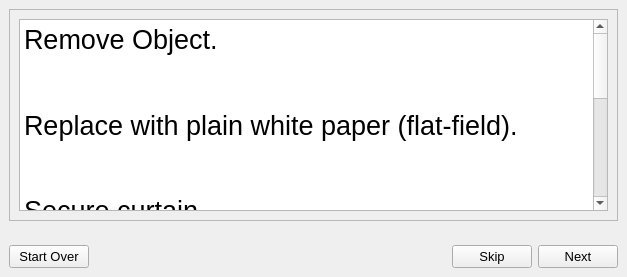
                 <widget class="QWidget" name="flatsStep0">
                  <layout class="QVBoxLayout" name="verticalLayout_27">
                   <property name="leftMargin">
                    <number>0</number>
                   </property>
                   <property name="topMargin">
                    <number>0</number>
                   </property>
                   <property name="rightMargin">
                    <number>0</number>
                   </property>
                   <property name="bottomMargin">
                    <number>0</number>
                   </property>
                   <item>
                    <widget class="QWidget" name="flatsStep0Main" native="true">
                     <property name="sizePolicy">
                      <sizepolicy hsizetype="Preferred" vsizetype="Preferred">
                       <horstretch>0</horstretch>
                       <verstretch>8</verstretch>
                      </sizepolicy>
                     </property>
                     <layout class="QGridLayout" name="gridLayout_15">
                      <property name="leftMargin">
                       <number>9</number>
                      </property>
                      <property name="topMargin">
                       <number>9</number>
                      </property>
                      <property name="rightMargin">
                       <number>9</number>
                      </property>
                      <item row="1" column="0">
                       <widget class="QFrame" name="flatsInfoFrame">
                        <property name="sizePolicy">
                         <sizepolicy hsizetype="Preferred" vsizetype="Preferred">
                          <horstretch>1</horstretch>
                          <verstretch>0</verstretch>
                         </sizepolicy>
                        </property>
                        <property name="frameShape">
                         <enum>QFrame::StyledPanel</enum>
                        </property>
                        <property name="frameShadow">
                         <enum>QFrame::Raised</enum>
                        </property>
                        <layout class="QVBoxLayout" name="verticalLayout_44">
                         <item>
                          <widget class="QTextEdit" name="flatsInfo">
                           <property name="sizePolicy">
                            <sizepolicy hsizetype="Expanding" vsizetype="Expanding">
                             <horstretch>0</horstretch>
                             <verstretch>0</verstretch>
                            </sizepolicy>
                           </property>
                           <property name="html">
                            <string>&lt;!DOCTYPE HTML PUBLIC &quot;-//W3C//DTD HTML 4.0//EN&quot; &quot;http://www.w3.org/TR/REC-html40/strict.dtd&quot;&gt;
&lt;html&gt;&lt;head&gt;&lt;meta name=&quot;qrichtext&quot; content=&quot;1&quot; /&gt;&lt;meta charset=&quot;utf-8&quot; /&gt;&lt;style type=&quot;text/css&quot;&gt;
p, li { white-space: pre-wrap; }
hr { height: 1px; border-width: 0; }
li.unchecked::marker { content: &quot;\2610&quot;; }
li.checked::marker { content: &quot;\2612&quot;; }
&lt;/style&gt;&lt;/head&gt;&lt;body style=&quot; font-family:'Segoe UI'; font-size:9pt; font-weight:400; font-style:normal;&quot;&gt;
&lt;p style=&quot; margin-top:0px; margin-bottom:0px; margin-left:0px; margin-right:0px; -qt-block-indent:0; text-indent:0px; line-height:138%;&quot;&gt;&lt;a name=&quot;docs-internal-guid-ef9d6bfb-7fff-ea9b-18c3-831d393fd997&quot;&gt;&lt;/a&gt;&lt;span style=&quot; font-family:'Arial'; font-size:20pt; color:#000000; background-color:transparent;&quot;&gt;R&lt;/span&gt;&lt;span style=&quot; font-family:'Arial'; font-size:20pt; color:#000000; background-color:transparent;&quot;&gt;emove Object.&lt;/span&gt;&lt;/p&gt;
&lt;p style=&quot;-qt-paragraph-type:empty; margin-top:0px; margin-bottom:0px; margin-left:0px; margin-right:0px; -qt-block-indent:0; text-indent:0px; line-height:138%; font-family:'Arial'; font-size:20pt; color:#000000;&quot;&gt;&lt;br /&gt;&lt;/p&gt;
&lt;p style=&quot; margin-top:0px; margin-bottom:0px; margin-left:0px; margin-right:0px; -qt-block-indent:0; text-indent:0px; line-height:138%;&quot;&gt;&lt;a name=&quot;docs-internal-guid-ef9d6bfb-7fff-ea9b-18c3-831d393fd997&quot;&gt;&lt;/a&gt;&lt;span style=&quot; font-family:'Arial'; font-size:20pt; color:#000000; background-color:transparent;&quot;&gt;R&lt;/span&gt;&lt;span style=&quot; font-family:'Arial'; font-size:20pt; color:#000000; background-color:transparent;&quot;&gt;eplace with plain white paper (flat-field).&lt;/span&gt;&lt;/p&gt;
&lt;p style=&quot;-qt-paragraph-type:empty; margin-top:0px; margin-bottom:0px; margin-left:0px; margin-right:0px; -qt-block-indent:0; text-indent:0px; line-height:138%; font-family:'Arial'; font-size:20pt; color:#000000;&quot;&gt;&lt;br /&gt;&lt;/p&gt;
&lt;p style=&quot; margin-top:0px; margin-bottom:0px; margin-left:0px; margin-right:0px; -qt-block-indent:0; text-indent:0px; line-height:138%;&quot;&gt;&lt;a name=&quot;docs-internal-guid-ef9d6bfb-7fff-ea9b-18c3-831d393fd997&quot;&gt;&lt;/a&gt;&lt;span style=&quot; font-family:'Arial'; font-size:20pt; color:#000000; background-color:transparent;&quot;&gt;S&lt;/span&gt;&lt;span style=&quot; font-family:'Arial'; font-size:20pt; color:#000000; background-color:transparent;&quot;&gt;ecure curtain.&lt;/span&gt;&lt;/p&gt;
&lt;p style=&quot;-qt-paragraph-type:empty; margin-top:0px; margin-bottom:0px; margin-left:0px; margin-right:0px; -qt-block-indent:0; text-indent:0px; line-height:138%; font-family:'Arial'; font-size:20pt; color:#000000;&quot;&gt;&lt;br /&gt;&lt;/p&gt;
&lt;p style=&quot; margin-top:0px; margin-bottom:0px; margin-left:0px; margin-right:0px; -qt-block-indent:0; text-indent:0px; line-height:138%;&quot;&gt;&lt;span style=&quot; font-family:'Arial'; font-size:20pt; color:#000000; background-color:transparent;&quot;&gt;Press &amp;quot;Start&amp;quot; to collect flat-field images.&lt;/span&gt;&lt;/p&gt;
&lt;p style=&quot;-qt-paragraph-type:empty; margin-top:0px; margin-bottom:0px; margin-left:0px; margin-right:0px; -qt-block-indent:0; text-indent:0px; line-height:138%; font-family:'Arial'; font-size:20pt; color:#000000;&quot;&gt;&lt;br /&gt;&lt;/p&gt;
&lt;p style=&quot; margin-top:0px; margin-bottom:0px; margin-left:0px; margin-right:0px; -qt-block-indent:0; text-indent:0px; line-height:138%;&quot;&gt;&lt;span style=&quot; font-family:'Arial'; font-size:20pt; color:#000000; background-color:transparent;&quot;&gt;System will collect 16 images at different wavelengths.&lt;/span&gt;&lt;/p&gt;
&lt;p style=&quot;-qt-paragraph-type:empty; margin-top:0px; margin-bottom:0px; margin-left:0px; margin-right:0px; -qt-block-indent:0; text-indent:0px; line-height:138%; font-size:20pt;&quot;&gt;&lt;br /&gt;&lt;/p&gt;&lt;/body&gt;&lt;/html&gt;</string>
                           </property>
                          </widget>
                         </item>
                        </layout>
                       </widget>
                      </item>
                     </layout>
                    </widget>
                   </item>
                   <item>
                    <widget class="QWidget" name="flatsStep0Bar" native="true">
                     <property name="sizePolicy">
                      <sizepolicy hsizetype="Preferred" vsizetype="Preferred">
                       <horstretch>0</horstretch>
                       <verstretch>1</verstretch>
                      </sizepolicy>
                     </property>
                     <layout class="QHBoxLayout" name="horizontalLayout_20">
                      <property name="leftMargin">
                       <number>9</number>
                      </property>
                      <property name="rightMargin">
                       <number>9</number>
                      </property>
                      <property name="bottomMargin">
                       <number>9</number>
                      </property>
                      <item>
                       <widget class="QPushButton" name="flatsStartOverButton">
                        <property name="enabled">
                         <bool>true</bool>
                        </property>
                        <property name="font">
                         <font>
                          <pointsize>10</pointsize>
                         </font>
                        </property>
                        <property name="text">
                         <string>Start Over</string>
                        </property>
                       </widget>
                      </item>
                      <item>
                       <spacer name="horizontalSpacer_18">
                        <property name="orientation">
                         <enum>Qt::Horizontal</enum>
                        </property>
                        <property name="sizeHint" stdset="0">
                         <size>
                          <width>357</width>
                          <height>20</height>
                         </size>
                        </property>
                       </spacer>
                      </item>
                      <item>
                       <widget class="QPushButton" name="flatsSkip0Button">
                        <property name="enabled">
                         <bool>true</bool>
                        </property>
                        <property name="font">
                         <font>
                          <pointsize>10</pointsize>
                         </font>
                        </property>
                        <property name="text">
                         <string>Skip</string>
                        </property>
                       </widget>
                      </item>
                      <item>
                       <widget class="QPushButton" name="flatsNextButton">
                        <property name="enabled">
                         <bool>true</bool>
                        </property>
                        <property name="font">
                         <font>
                          <pointsize>10</pointsize>
                         </font>
                        </property>
                        <property name="text">
                         <string>Next</string>
                        </property>
                       </widget>
                      </item>
                     </layout>
                    </widget>
                   </item>
                  </layout>
                 </widget>
